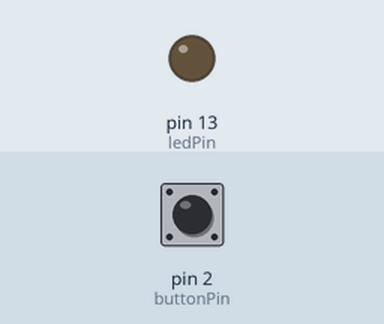
Simulated run of this sketch. Board: Arduino Uno, built with avr-gcc and run on an emulated ATmega328P. Shown: output pins drawn as LEDs (lit = HIGH). Dashed ring = blinking. The test bench sets the inputs (shaded band); at power-on: pin 2 (buttonPin) LOW. What the sketch prints to the serial monitor is not drawn.

Above: at 1.2 s.
1.3 s: pin 2 (buttonPin) pulled HIGH for 0.15 s
At 1.39 s:
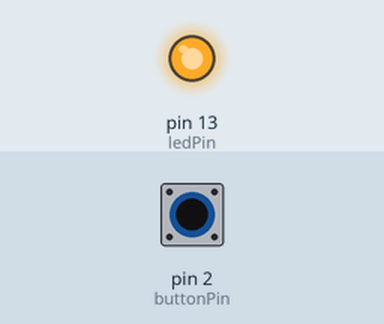
2.9 s: pin 2 (buttonPin) pulled HIGH for 1 s
At 5.1 s:
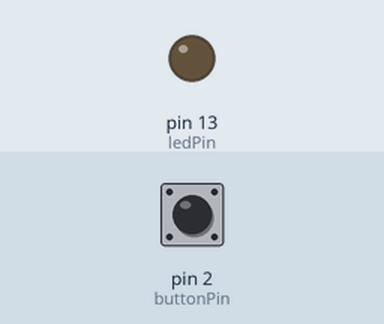
5.4 s: pin 2 (buttonPin) pulsed HIGH 2 times (0.12 s each, 0.3 s apart)
At 5.77 s:
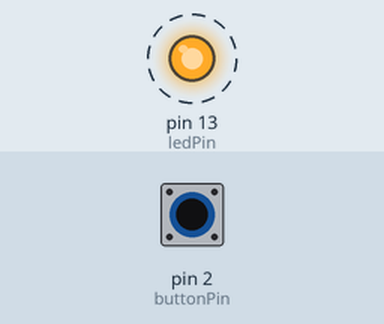
7.5 s: pin 2 (buttonPin) driven HIGH
At 8.3 s:
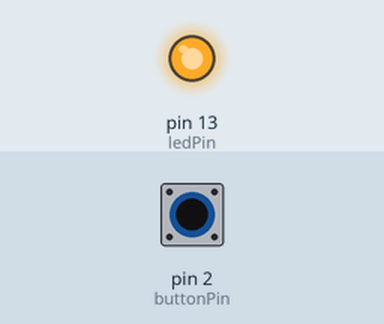
10.5 s: pin 2 (buttonPin) driven LOW
At 11.4 s:
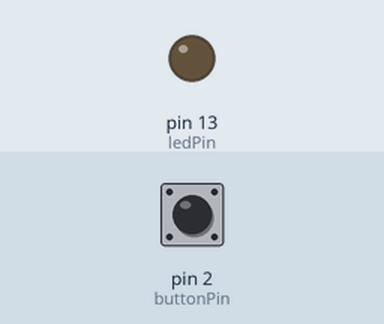
Timing chart, 0 to 13.0 s (numbered marks = the images above; inputs shaded):
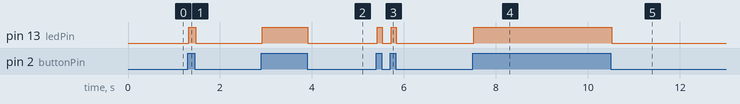

The sketch:

ButtonTest.ino
```cpp
// constants won't change. They're used here to
// set pin numbers:
const int buttonPin = 2;     // the number of the pushbutton pin
const int ledPin =  13;      // the number of the LED pin

// variables will change:
int buttonState = 0;         // variable for reading the pushbutton status

void setup() {
  // initialize the LED pin as an output:
  pinMode(ledPin, OUTPUT);
  // initialize the pushbutton pin as an input:
  pinMode(buttonPin, INPUT);

  Serial.begin(9600);
}

void loop() {
  // read the state of the pushbutton value:
  buttonState = digitalRead(buttonPin);

  // check if the pushbutton is pressed.
  // if it is, the buttonState is HIGH:
  if (buttonState == HIGH) {
    Serial.write(1);
    Serial.flush();
    delay(20);
    digitalWrite(ledPin, HIGH);
  } else {
    // turn LED off:
    digitalWrite(ledPin, LOW);
  }
}
```

Measured:
- after the input at 1.3 s, pin 13 (ledPin): LOW → HIGH at once, → LOW 0.15 s later
- after the input at 2.9 s, pin 13 (ledPin): LOW → HIGH at once, → LOW 0.99 s later
- after the input at 5.4 s, pin 13 (ledPin): alternates HIGH for 0.11 s and LOW for 0.19 s, 4 changes in all, then stays LOW, starting at once
- after the input at 7.5 s, pin 13 (ledPin): LOW → HIGH at once
- after the input at 10.5 s, pin 13 (ledPin): HIGH → LOW at once
